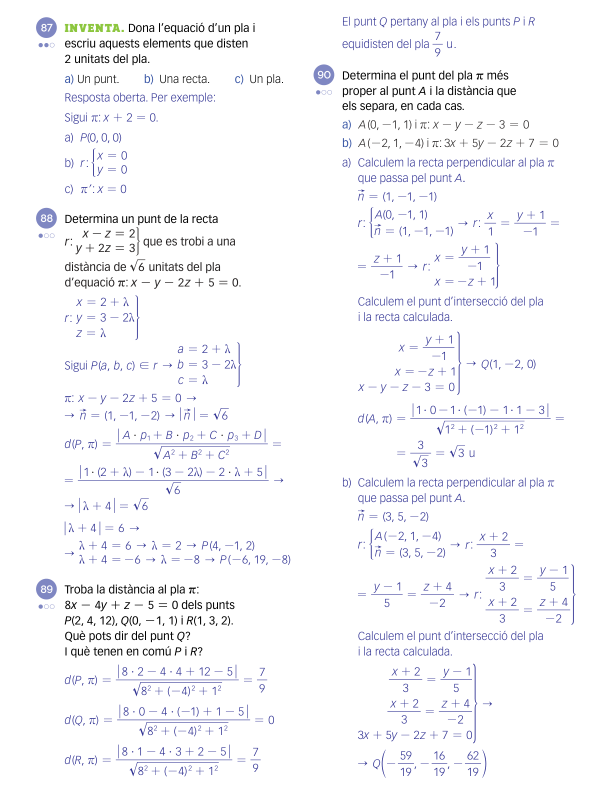
#> input picture u6/distancies/data/full-2.png, 1209 x 1588 px (shown at 1/2 size)
$ python a_part_u6_88.py ../../u6/distancies/data/full-2.png
#> lines starting #> are read from the running program, lines starting #| are printed output that depends on the picture
#!/usr/bin/env python3
"""Pegat de u6/88#0 (l'equació), fet a part del motor de receptes.

   On diu «→ |λ + 4| = √6» hauria de dir «|λ + 4|/√6 = √6». Com que una fracció de dos pisos no hi cap,
   el pegat escriu l'equació equivalent en una sola línia:  «→ |λ + 4| = √6 · √6», que porta directament a
   la línia següent del solucionari («|λ + 4| = 6»).

   El «·» i el «√6» es copien, píxel a píxel, de la mateixa pàgina (el punt de «1 · (2 + λ)» de la línia de
   dalt i el «√6» de la mateixa línia): tenen exactament la mateixa tipografia. El tros afegit va a la dreta
   de la línia, on la pàgina és blanca, i no es toca res del que ja hi ha.

   Ús:  python3 eines/pegats/a_part_u6_88.py            escriu el pegat a eines/sortida/pegats/u6/ i un full
        python3 eines/pegats/a_part_u6_88.py --escriu   i el copia a pegats/u6/ i el posa a pegats.json
   Després:  python3 eines/conversor/genera.py --escriu   i   node eines/conversor/verifica.js"""
import sys, os, json
import numpy as np, cv2
AQUI = os.path.dirname(os.path.abspath(__file__)); ARREL = os.path.abspath(os.path.join(AQUI, '..', '..'))
IMG = 'distancies/data/full-2.png'; KEY = 'u6/88#0'; NOM = '88-1a.png'
pag = cv2.imread(os.path.join(ARREL, 'u6', IMG)); H, W = pag.shape[:2]
#> further down, pag is the input picture: shape (1588, 1209, 3); mean B, G, R 249.7, 247.6, 247.6
#> after `H, W = pag.shape[:2]`: H = 1588; W = 1209

ARREL_6 = (267, 297, 996, 1025)      # «√6» de la línia  (x0, x1, y0, y1), inclosos
PUNT    = (184, 186, 943, 945)       # «·» de «1 · (2 + λ)»
BASE_DIGIT = 1019                    # peu de les xifres de la línia (el «4»)
DESP_PUNT = 951 - 944                # el punt és 7 px per sobre del peu de les xifres, com a la línia de dalt
GAP = 10                             # espai entre signes, com a «1 · (»

x_punt = ARREL_6[1] + 1 + GAP
x_arrel = x_punt + (PUNT[1] - PUNT[0] + 1) + GAP
x0, x1 = ARREL_6[1] + 2, x_arrel + (ARREL_6[1] - ARREL_6[0] + 1) + 3
y0, y1 = ARREL_6[2] - 1, ARREL_6[3] + 2
assert (pag[y0:y1, x0:x1] > 200).all(), 'la zona del pegat no és blanca'

work = pag.copy()
def enganxa(src, x, y):
    sx0, sx1, sy0, sy1 = src; tros = pag[sy0:sy1 + 1, sx0:sx1 + 1]
    zona = work[y:y + tros.shape[0], x:x + tros.shape[1]]
    np.minimum(zona, tros, out=zona)                   # tinta damunt de blanc
y_punt = BASE_DIGIT - DESP_PUNT - (PUNT[3] - PUNT[2]) // 2 - 1
enganxa(PUNT, x_punt, y_punt)
enganxa(ARREL_6, x_arrel, ARREL_6[2])
#> call 2 of enganxa, with src = (267, 297, 996, 1025), x = 321, y = 996
#> in enganxa (call 2), `tros = pag[sy0:sy1 + 1, sx0:sx1 + 1]`:
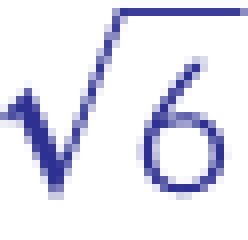
#> tros: shape (30, 31, 3) (shown 8 times larger); mean B, G, R 240.6, 227.7, 227.4
#> in enganxa (call 2), `zona = work[y:y + tros.shape[0], x:x + tros.shape[1]]`: zona: shape (30, 31, 3); every value is 255

retall = work[y0:y1, x0:x1]
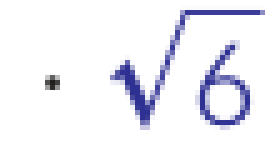
#> retall: shape (32, 56, 3) (shown 5 times larger); mean B, G, R 246.8, 240.1, 240
fila = [IMG, round(100 * x0 / W, 3), round(100 * y0 / H, 3), round(100 * (x1 - x0) / W, 3), round(100 * (y1 - y0) / H, 3), NOM]
d_out = os.path.join(ARREL, 'eines', 'sortida', 'pegats', 'u6'); os.makedirs(d_out, exist_ok=True)
cv2.imwrite(os.path.join(d_out, NOM), retall, [cv2.IMWRITE_PNG_COMPRESSION, 9])
cx0, cx1, cy0, cy1 = 100, 420, 930, 1060
full = np.vstack([pag[cy0:cy1, cx0:cx1], np.full((4, cx1 - cx0, 3), 90, np.uint8), work[cy0:cy1, cx0:cx1]])
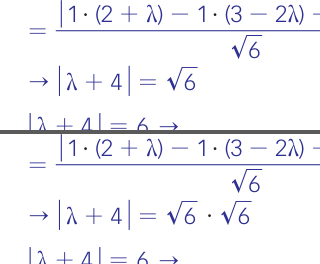
#> full: shape (264, 320, 3); mean B, G, R 248.3, 244.7, 244.6
cv2.imwrite(os.path.join(ARREL, 'eines', 'sortida', 'full-u6_88.png'), cv2.resize(full, None, fx=2, fy=2, interpolation=cv2.INTER_CUBIC))
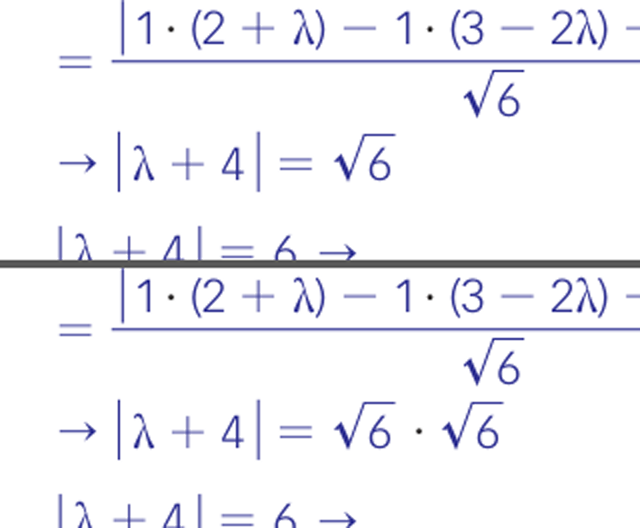
#> saved as full-u6_88.png: shape (528, 640, 3); mean B, G, R 248, 244.1, 244.1
print(KEY, NOM, f'{x1 - x0}x{y1 - y0} px', fila)
#| u6/88#0 88-1a.png 56x32 px ['distancies/data/full-2.png', 24.731, 62.657, 4.632, 2.015, '88-1a.png']
if '--escriu' in sys.argv:
    cv2.imwrite(os.path.join(ARREL, 'pegats', 'u6', NOM), retall, [cv2.IMWRITE_PNG_COMPRESSION, 9])
    fj = os.path.join(AQUI, 'pegats.json'); d = json.load(open(fj, encoding='utf-8')); d[KEY] = [fila]
    json.dump(d, open(fj, 'w', encoding='utf-8'), ensure_ascii=False, indent=1); print('escrit a pegats/u6/ i pegats.json')
